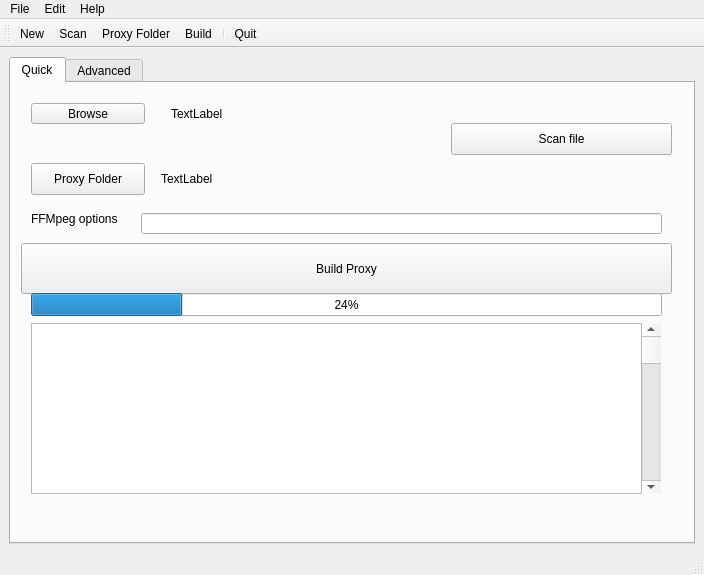
<?xml version="1.0" encoding="UTF-8"?>
<ui version="4.0">
 <class>MainWindow</class>
 <widget class="QMainWindow" name="MainWindow">
  <property name="geometry">
   <rect>
    <x>0</x>
    <y>0</y>
    <width>704</width>
    <height>575</height>
   </rect>
  </property>
  <property name="windowTitle">
   <string>MainWindow</string>
  </property>
  <property name="autoFillBackground">
   <bool>false</bool>
  </property>
  <property name="tabShape">
   <enum>QTabWidget::Triangular</enum>
  </property>
  <property name="unifiedTitleAndToolBarOnMac">
   <bool>true</bool>
  </property>
  <widget class="QWidget" name="centralwidget">
   <layout class="QGridLayout" name="gridLayout">
    <item row="0" column="0">
     <widget class="QTabWidget" name="tabWidget">
      <property name="styleSheet">
       <string notr="true"/>
      </property>
      <property name="currentIndex">
       <number>0</number>
      </property>
      <widget class="QWidget" name="Sim_tab">
       <attribute name="title">
        <string>Quick</string>
       </attribute>
       <attribute name="toolTip">
        <string>Quick settings to build a proxy file</string>
       </attribute>
       <widget class="QLabel" name="output_dir_lbl">
        <property name="geometry">
         <rect>
          <x>150</x>
          <y>80</y>
          <width>501</width>
          <height>31</height>
         </rect>
        </property>
        <property name="text">
         <string>TextLabel</string>
        </property>
       </widget>
       <widget class="QLabel" name="filename_lbl">
        <property name="geometry">
         <rect>
          <x>160</x>
          <y>20</y>
          <width>491</width>
          <height>21</height>
         </rect>
        </property>
        <property name="text">
         <string>TextLabel</string>
        </property>
       </widget>
       <widget class="QPushButton" name="open_file_btn">
        <property name="geometry">
         <rect>
          <x>20</x>
          <y>20</y>
          <width>114</width>
          <height>21</height>
         </rect>
        </property>
        <property name="text">
         <string>Browse</string>
        </property>
       </widget>
       <widget class="QPushButton" name="scan_file_btn">
        <property name="geometry">
         <rect>
          <x>440</x>
          <y>40</y>
          <width>221</width>
          <height>32</height>
         </rect>
        </property>
        <property name="text">
         <string>Scan file</string>
        </property>
       </widget>
       <widget class="QPushButton" name="set_output_dir_btn">
        <property name="geometry">
         <rect>
          <x>20</x>
          <y>80</y>
          <width>114</width>
          <height>32</height>
         </rect>
        </property>
        <property name="text">
         <string>Proxy Folder</string>
        </property>
       </widget>
       <widget class="QPushButton" name="build_btn">
        <property name="geometry">
         <rect>
          <x>10</x>
          <y>160</y>
          <width>651</width>
          <height>51</height>
         </rect>
        </property>
        <property name="text">
         <string>Build Proxy</string>
        </property>
       </widget>
       <widget class="QProgressBar" name="progress_bar">
        <property name="geometry">
         <rect>
          <x>20</x>
          <y>210</y>
          <width>631</width>
          <height>23</height>
         </rect>
        </property>
        <property name="value">
         <number>24</number>
        </property>
       </widget>
       <widget class="QLineEdit" name="ffmpeg_opts_edit">
        <property name="geometry">
         <rect>
          <x>130</x>
          <y>130</y>
          <width>521</width>
          <height>21</height>
         </rect>
        </property>
       </widget>
       <widget class="QLabel" name="ffmpeg_opts_lbl">
        <property name="geometry">
         <rect>
          <x>20</x>
          <y>120</y>
          <width>101</width>
          <height>31</height>
         </rect>
        </property>
        <property name="text">
         <string>FFMpeg options</string>
        </property>
       </widget>
       <widget class="QScrollBar" name="verticalScrollBar">
        <property name="geometry">
         <rect>
          <x>630</x>
          <y>240</y>
          <width>20</width>
          <height>171</height>
         </rect>
        </property>
        <property name="orientation">
         <enum>Qt::Vertical</enum>
        </property>
       </widget>
       <widget class="QPlainTextEdit" name="text_browser">
        <property name="geometry">
         <rect>
          <x>20</x>
          <y>240</y>
          <width>611</width>
          <height>171</height>
         </rect>
        </property>
       </widget>
      </widget>
      <widget class="QWidget" name="adv_tab">
       <attribute name="title">
        <string>Advanced</string>
       </attribute>
       <attribute name="toolTip">
        <string>More settings to fine-tune the quality</string>
       </attribute>
       <widget class="QLineEdit" name="ffmpeg_loc_edit">
        <property name="geometry">
         <rect>
          <x>180</x>
          <y>50</y>
          <width>471</width>
          <height>21</height>
         </rect>
        </property>
       </widget>
       <widget class="QLineEdit" name="vbr_edit">
        <property name="geometry">
         <rect>
          <x>180</x>
          <y>250</y>
          <width>113</width>
          <height>21</height>
         </rect>
        </property>
       </widget>
       <widget class="QLabel" name="ffmpeg_loc_lbl">
        <property name="geometry">
         <rect>
          <x>30</x>
          <y>50</y>
          <width>111</width>
          <height>21</height>
         </rect>
        </property>
        <property name="text">
         <string>FFMpeg location</string>
        </property>
       </widget>
       <widget class="QLabel" name="ffprobe_loc_lbl">
        <property name="geometry">
         <rect>
          <x>30</x>
          <y>80</y>
          <width>111</width>
          <height>21</height>
         </rect>
        </property>
        <property name="text">
         <string>FFProbe location</string>
        </property>
       </widget>
       <widget class="QLabel" name="crf_lbl">
        <property name="geometry">
         <rect>
          <x>400</x>
          <y>300</y>
          <width>71</width>
          <height>31</height>
         </rect>
        </property>
        <property name="text">
         <string>CRF Value</string>
        </property>
       </widget>
       <widget class="QLabel" name="abr_lbl">
        <property name="geometry">
         <rect>
          <x>30</x>
          <y>280</y>
          <width>111</width>
          <height>21</height>
         </rect>
        </property>
        <property name="text">
         <string>Audio Bitrate</string>
        </property>
       </widget>
       <widget class="QLineEdit" name="ffprobe_loc_edit">
        <property name="geometry">
         <rect>
          <x>180</x>
          <y>80</y>
          <width>471</width>
          <height>21</height>
         </rect>
        </property>
       </widget>
       <widget class="QLabel" name="vbr_lbl">
        <property name="geometry">
         <rect>
          <x>30</x>
          <y>250</y>
          <width>111</width>
          <height>21</height>
         </rect>
        </property>
        <property name="text">
         <string>Video Bitrate</string>
        </property>
       </widget>
       <widget class="QLineEdit" name="abr_edit">
        <property name="geometry">
         <rect>
          <x>180</x>
          <y>280</y>
          <width>113</width>
          <height>21</height>
         </rect>
        </property>
       </widget>
       <widget class="QSlider" name="crf_slider">
        <property name="geometry">
         <rect>
          <x>400</x>
          <y>380</y>
          <width>241</width>
          <height>22</height>
         </rect>
        </property>
        <property name="maximum">
         <number>51</number>
        </property>
        <property name="orientation">
         <enum>Qt::Horizontal</enum>
        </property>
       </widget>
       <widget class="QLabel" name="screen_size_lbl">
        <property name="geometry">
         <rect>
          <x>30</x>
          <y>150</y>
          <width>111</width>
          <height>21</height>
         </rect>
        </property>
        <property name="text">
         <string>Screen size</string>
        </property>
       </widget>
       <widget class="QLCDNumber" name="crf_out_lcd">
        <property name="geometry">
         <rect>
          <x>510</x>
          <y>300</y>
          <width>111</width>
          <height>61</height>
         </rect>
        </property>
       </widget>
       <widget class="QComboBox" name="screen_size_opts">
        <property name="geometry">
         <rect>
          <x>180</x>
          <y>150</y>
          <width>231</width>
          <height>26</height>
         </rect>
        </property>
       </widget>
      </widget>
     </widget>
    </item>
   </layout>
  </widget>
  <widget class="QMenuBar" name="menubar">
   <property name="geometry">
    <rect>
     <x>0</x>
     <y>0</y>
     <width>704</width>
     <height>22</height>
    </rect>
   </property>
   <widget class="QMenu" name="menuFile">
    <property name="title">
     <string>File</string>
    </property>
    <addaction name="actionNew"/>
    <addaction name="actionScan"/>
    <addaction name="actionBuild"/>
    <addaction name="separator"/>
    <addaction name="actionQuit"/>
   </widget>
   <widget class="QMenu" name="menuHelp">
    <property name="title">
     <string>Help</string>
    </property>
    <addaction name="actionAbout"/>
   </widget>
   <widget class="QMenu" name="menuEdit">
    <property name="title">
     <string>Edit</string>
    </property>
    <addaction name="actionSet_Proxy_Folder"/>
   </widget>
   <addaction name="menuFile"/>
   <addaction name="menuEdit"/>
   <addaction name="menuHelp"/>
  </widget>
  <widget class="QStatusBar" name="statusbar"/>
  <widget class="QToolBar" name="toolBar">
   <property name="windowTitle">
    <string>toolBar</string>
   </property>
   <property name="toolButtonStyle">
    <enum>Qt::ToolButtonTextUnderIcon</enum>
   </property>
   <attribute name="toolBarArea">
    <enum>TopToolBarArea</enum>
   </attribute>
   <attribute name="toolBarBreak">
    <bool>false</bool>
   </attribute>
   <addaction name="actionNew"/>
   <addaction name="actionScan"/>
   <addaction name="actionSet_Proxy_Folder"/>
   <addaction name="actionBuild"/>
   <addaction name="separator"/>
   <addaction name="actionQuit"/>
  </widget>
  <action name="actionNew">
   <property name="icon">
    <iconset resource="icons.qrc">
     <normaloff>:/icons/open-file-icon.png</normaloff>:/icons/open-file-icon.png</iconset>
   </property>
   <property name="text">
    <string>New</string>
   </property>
   <property name="toolTip">
    <string>Open a new file</string>
   </property>
   <property name="shortcut">
    <string>Ctrl+O</string>
   </property>
  </action>
  <action name="actionScan">
   <property name="icon">
    <iconset resource="icons.qrc">
     <normaloff>:/icons/scan-icon.png</normaloff>:/icons/scan-icon.png</iconset>
   </property>
   <property name="text">
    <string>Scan</string>
   </property>
   <property name="toolTip">
    <string>Scan your selected file</string>
   </property>
   <property name="shortcut">
    <string>Ctrl+Shift+D</string>
   </property>
  </action>
  <action name="actionBuild">
   <property name="icon">
    <iconset resource="icons.qrc">
     <normaloff>:/icons/build-icon.png</normaloff>:/icons/build-icon.png</iconset>
   </property>
   <property name="text">
    <string>Build</string>
   </property>
   <property name="toolTip">
    <string>Build a proxy file</string>
   </property>
   <property name="shortcut">
    <string>Ctrl+Shift+B</string>
   </property>
  </action>
  <action name="actionQuit">
   <property name="icon">
    <iconset resource="icons.qrc">
     <normaloff>:/icons/quit-icon.png</normaloff>:/icons/quit-icon.png</iconset>
   </property>
   <property name="text">
    <string>Quit</string>
   </property>
  </action>
  <action name="actionSettings">
   <property name="text">
    <string>Settings</string>
   </property>
  </action>
  <action name="actionAbout">
   <property name="text">
    <string>About</string>
   </property>
  </action>
  <action name="actionSet_Proxy_Folder">
   <property name="icon">
    <iconset resource="icons.qrc">
     <normaloff>:/icons/Folder-icon.png</normaloff>:/icons/Folder-icon.png</iconset>
   </property>
   <property name="text">
    <string>Proxy Folder</string>
   </property>
   <property name="toolTip">
    <string>Choose a folder to save the proxy file</string>
   </property>
   <property name="shortcut">
    <string>Ctrl+Shift+S</string>
   </property>
  </action>
 </widget>
 <resources>
  <include location="icons.qrc"/>
 </resources>
 <connections>
  <connection>
   <sender>crf_slider</sender>
   <signal>sliderMoved(int)</signal>
   <receiver>crf_out_lcd</receiver>
   <slot>display(int)</slot>
   <hints>
    <hint type="sourcelabel">
     <x>254</x>
     <y>311</y>
    </hint>
    <hint type="destinationlabel">
     <x>482</x>
     <y>323</y>
    </hint>
   </hints>
  </connection>
 </connections>
</ui>
